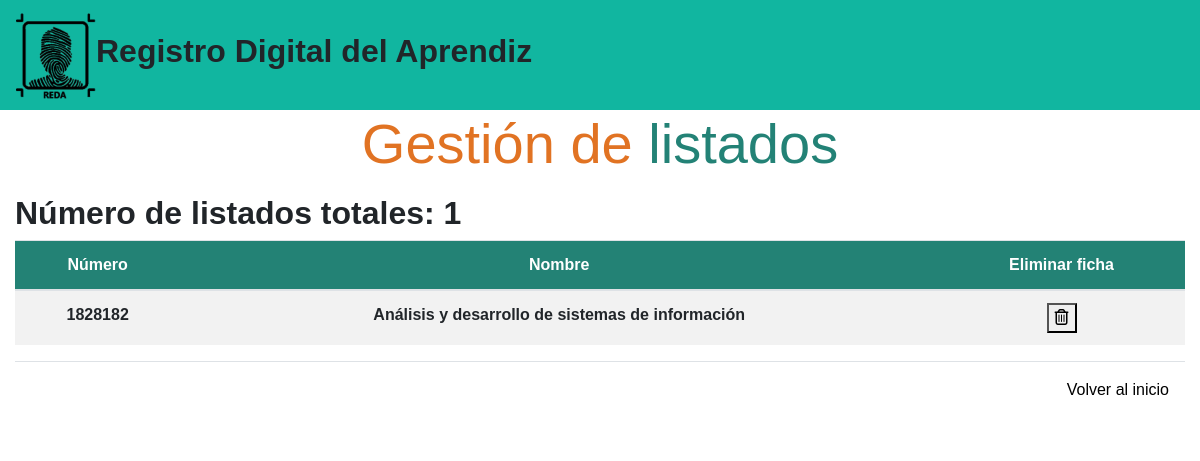
Page /manage_ficha.php (signed in) on the earlier database version.
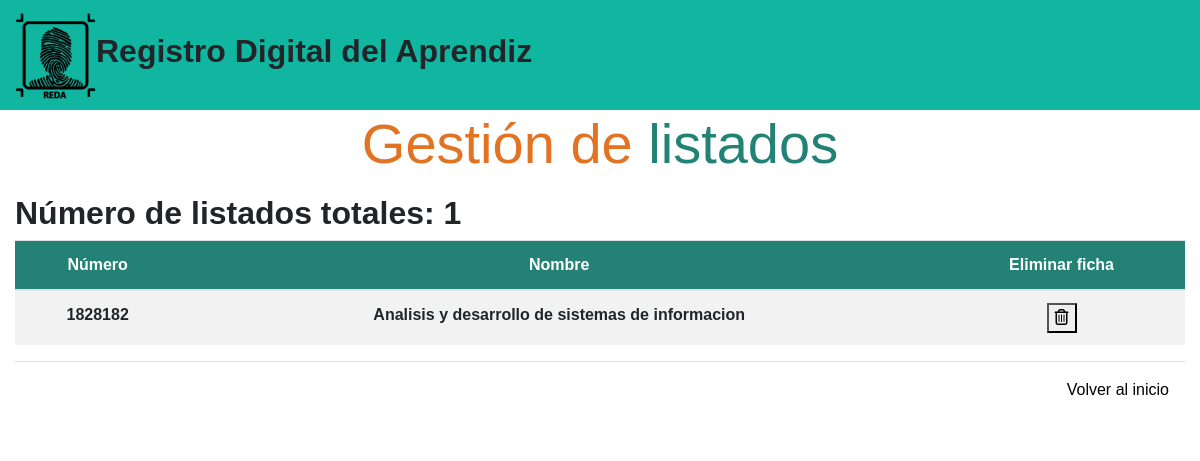
Same page on the later database version.
### tables this page shows
CREATE TABLE `tbl_ficha` (
  `numero_ficha` varchar(20) NOT NULL,
  `nombre_ficha` varchar(100) NOT NULL,
  `fecha_inicio` date NOT NULL,
  `fecha_fin` date NOT NULL,
  `documento_instructor` varchar(15) DEFAULT NULL
);

### manage_ficha.php (the view, shortened to what this page needs)
<?php
if (isset($_SESSION['instructor']) || isset($_SESSION['personal']) || isset($_SESSION['administrador'])) {
    ?>
<!DOCTYPE html>
<head lang="es">
    <link rel="stylesheet" href="css/bootstrap.min.css"
>
    <link rel="stylesheet" href="https://cdnjs.cloudflare.com/ajax/libs/font-awesome/4.7.0/css/font-awesome.min.css">
    <link rel="stylesheet" href="css/manage_list.css">
</head>
<body>
<?php
    $con = mysqli_connect("localhost", "root", "", "reda");
    $query = mysqli_query($con, "SELECT * FROM tbl_ficha;");
    $num = mysqli_num_rows($query);
    ?>
    <nav class="navbar navbar-expand-lg navbar-light" id="header">
        <div class="navbar-collapse reda_image">
            <img src="icons/reda2.png" alt="">
            <li class="nav-item py-4">
                <h3 id="title"> Registro Digital del Aprendiz</h3>
            </li>
        </div>
    </nav>
    <p class="display-4 text-center first_line">Gestión de
        <span class="second_line">listados</span></p>
    <div class="container-fluid">
        <h2 class="font-weight-bold">Número de listados totales: <?php echo $num; ?> </h2>
        <div class="table-responsive-xl">
            <table class="table text-center table-hover">
                <thead>
                    <tr>
                        <th scope="col">Número</th>
                        <th scope="col">Nombre</th>
                        <th scope="col">Eliminar ficha</th>
                    </tr>
                </thead>
                <?php
$i = 0;
    $query = mysqli_query($con, "SELECT * FROM tbl_ficha;");
    while ($i < $num) {
        $row = mysqli_fetch_array($query);
        $list = $row['numero_ficha'];
        $name = $row['nombre_ficha'];
        ?>
                <tbody>
                    <tr>
                    <form action="<?php $_SERVER['PHP_SELF'] ?>" method="POST">
                        <th scope="row"> <?php echo $list; ?>  </th>
                        <th> <?php echo $name; ?>  </th>
                        <td><button name="eliminar"><i class="fa fa-trash-o" ></i></button></td>
                    </tr>
                </tbody>
                <?php $i += 1;}?>
            </table>
        </div>
        <div class="modal-footer">
        <?php
if ($_SESSION['rol'] == 'Instructor' || $_SESSION['rol'] == 'Personal administrativo') {
        echo "<p><a href='system.php' id='go_back'>Volver al inicio</a></p>";
    } elseif ($_SESSION['rol'] == 'Administrador') {
        echo "<p><a href='system_admin.php' id='go_back'>Volver al inicio</a></p>";
    }
    ?>
        </div>
</body>
</html>
<?php
} else {
    header("location: index.php?failone=true");
}
?>

Differences in the rows shown:
changed tbl_ficha id 1828182: nombre_ficha "Análisis y desarrollo de sistemas de información" → "Analisis y desarrollo de sistemas de informacion"
